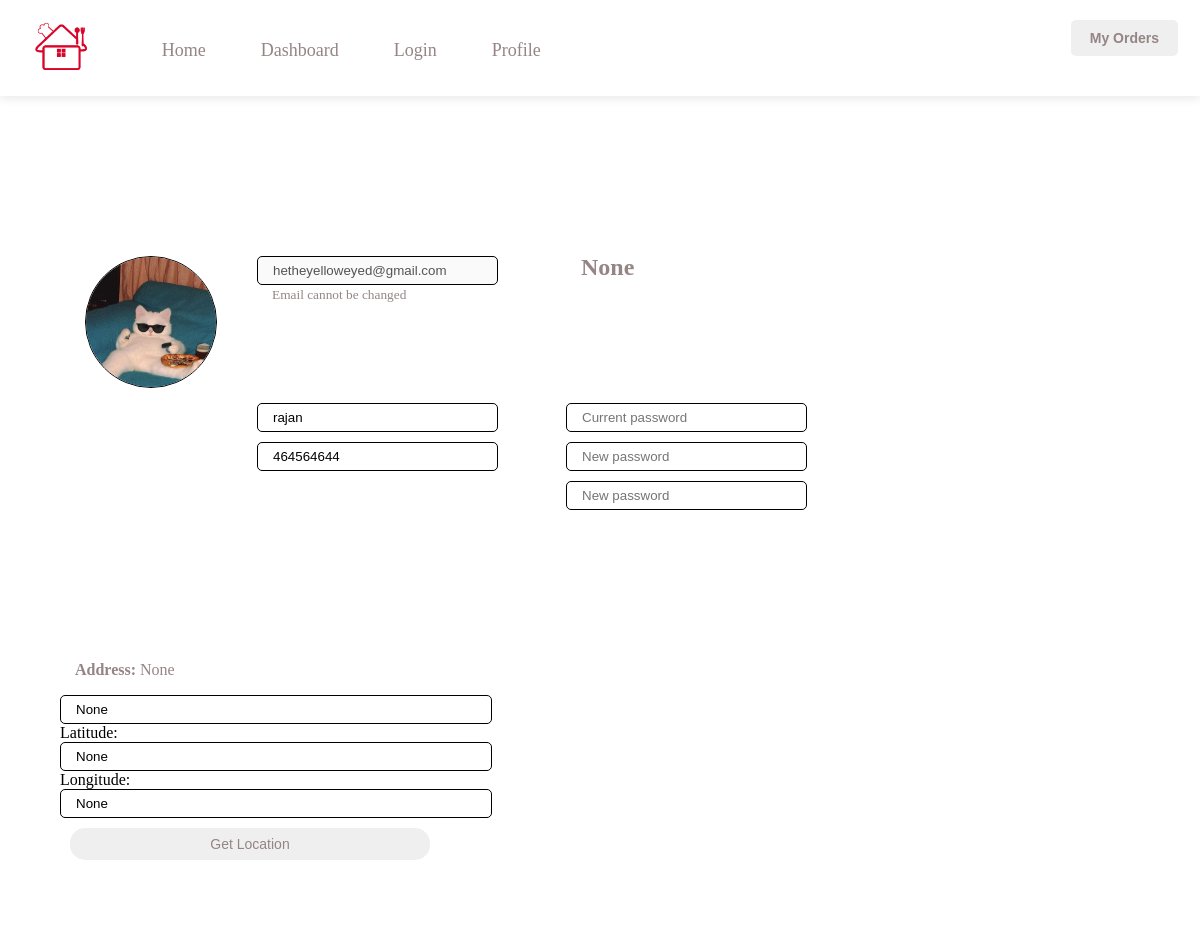
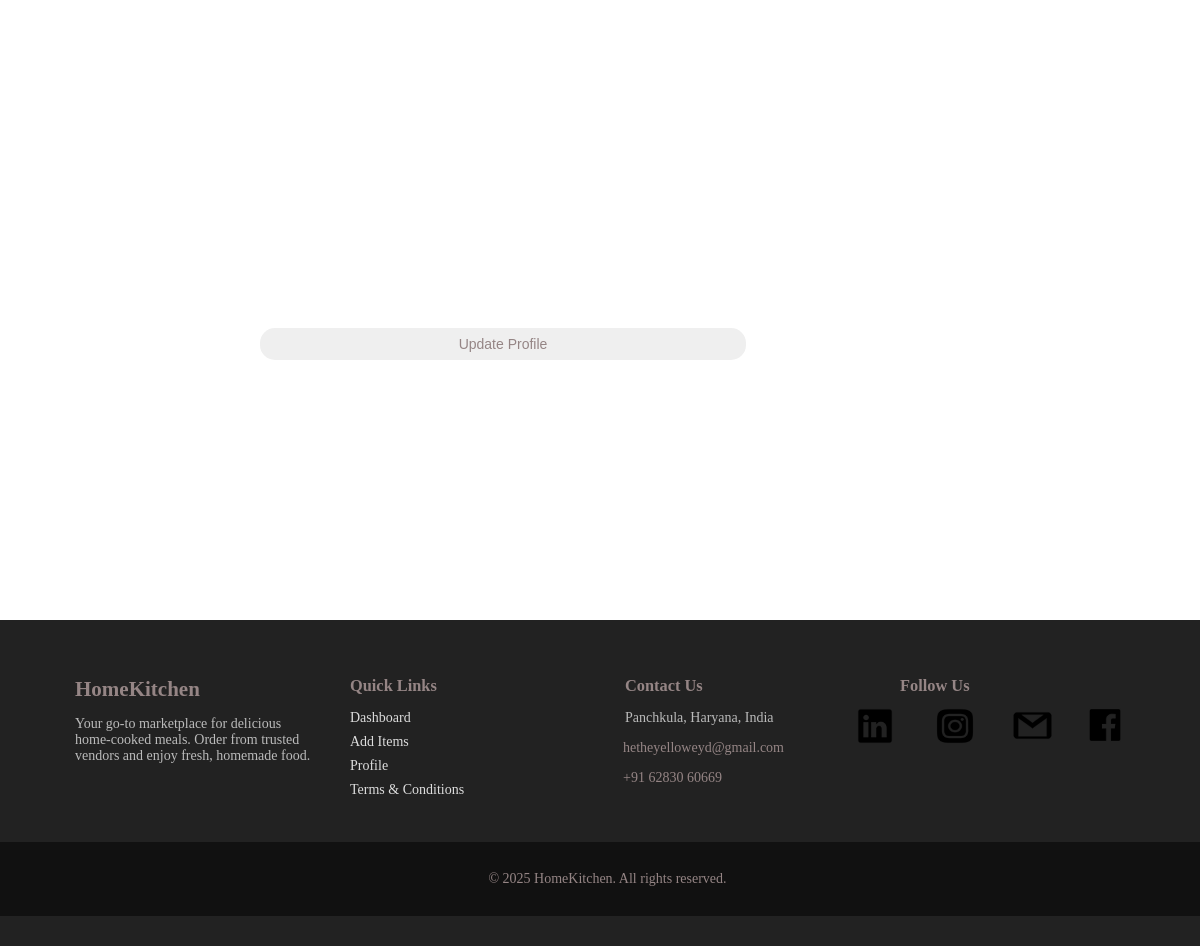
The page /profile (signed in) on the database its author committed (2 pictures, top to bottom).
### main.py (models this page shows, shortened)
class User(db.Model):
    id = db.Column(db.Integer, primary_key=True)
    name = db.Column(db.String(100), nullable=False)
    phone = db.Column(db.String(15), nullable= False, unique=True)
    email = db.Column(db.String(120), unique=True, nullable=False)
    password_hash = db.Column(db.String(200), nullable=False)
    upi_id = db.Column(db.String(50), nullable=True)
    role = db.Column(db.String(10), nullable=False)
    items = db.relationship('Item', backref='seller')
    created_at= db.Column(db.DateTime, default= datetime.datetime.utcnow)
    email_verified = db.Column(db.Boolean, default=False)
    business_name = db.Column(db.String(150), nullable=True, unique=True)
    terms_accepted = db.Column(db.Boolean, default=False)
    address = db.Column(db.String(255), nullable=True)
    latitude = db.Column(db.String(50), nullable=True)
    longitude = db.Column(db.String(50), nullable=True)

### main.py (the view, shortened to what this page needs)
@app.route('/profile', methods=['GET', 'POST'])
def profile():
    if 'user_id' not in session:
        flash('Please login to access your profile.', 'danger')
        return redirect(url_for('login'))
    user = db.session.get(User, session['user_id'])
    if not user:
        flash('User not found.', 'danger')
        return redirect(url_for('logout'))
    return render_template('profile.html', user=user)

### templates/profile.html (shortened to what this page needs)
{% extends "base.html" %}
{% block content %}
<div class="top-right-buttons">
    {% if user.role == 'vendor' %}
        <a href="{{ url_for('additems') }}"><button>Add Items</button></a>
    {% elif user.role == 'consumer' %}
        <a href="{{ url_for('my_orders') }}"><button>My Orders</button></a>
    {% endif %}
</div>
<div class="profile-container">
    <div class="profile">
        <form method="POST" action="{{ url_for('profile') }}" enctype="multipart/form-data">
            <div class='data'>
                <label for="profile_image">
                    <img id="profilePreview" src="{{ url_for('static', filename=user.photo if user.photo else 'images/default-user.jpg') }}"
                         alt="Profile Image" style="width: 130px; height: 130px; border: 1px solid #000; border-radius: 50%; margin-left: 25px; margin-top: 100px; margin-right: -10px;">
                </label>
                <div class='cred'>
                    <div class='unchangeable'>
                        <div>
                            <input type="email" placeholder='Email' id="email" value="{{ user.email }}" disabled><br>
                            <small class="text-muted">Email cannot be changed</small>
                        </div>
                        <h2 style='margin-top: -2px;'>{{ user.business_name }}</h2>
                    </div>
                    <div class= 'changeable'>
                        <div class= 'sub-change'>
                            <input type="text" placeholder='Name' id="name" name="name" value="{{ user.name }}" required>
                            <input type="tel" placeholder='Phone' id="phone" name="phone" value="{{ user.phone }}" required>
                        </div>
                        <div class= 'sub-change'>
                            <input type="password" placeholder='Current password' id="current_password" name="current_password">
                            <input type="password" placeholder='New password' id="new_password" name="new_password">
                            <input type="password" placeholder='New password' id="confirm_password" name="confirm_password">
                        </div>
                    </div>
                </div>
                <div class='address'>
                    <p><strong>Address:</strong> {{ user.address }}</p>
                    <input type="text" placeholder='Address' id="address" name="address" value="{{ user.address }}" required>
                    <label for="latitude">Latitude:</label>
                    <input type="text" id="latitude" name="latitude" value="{{ user.latitude }}" required>
                    <label for="longitude">Longitude:</label>
                    <input type="text" id="longitude" name="longitude" value="{{ user.longitude }}" required>
                    <button type="button" onclick="getLocation()">Get Location</button>
                    <div id="map" style="height: 400px; width: 400px; border-radius: 12px; margin-top: 10px;"></div>
                </div>
            </div>
            <button type="submit" class='profile-submit'>Update Profile</button>
        </form>
    </div>
{% endblock %}

### static/style/style.css (style rules this page uses)
body { margin: 0; padding: 0; font-family: 'Times New Roman', Times, serif }
h1, h2, h3, p,a { margin-left: 15px; color: #958585; text-decoration: none; }
button { margin: 10px; color: #958585; margin-left: 10px; padding: 8px 15px; font-size: 14px; width: 90%; border-radius: 15px; border: none; text-align: center; }
.card h4, small { margin-left: 15px; color: #958585; }
.top-right-buttons { position: absolute; top: 10px; right: 20px; display: flex; gap: 10px; }
.top-right-buttons button { color: #958585; padding: 10px 15px; border: none; border-radius: 5px; cursor: pointer; font-weight: bold; }
.profile-container { display: flex; margin: 10px; padding: 50px; justify-content: center; gap: 20px; }
.data { display: flex; flex-wrap: wrap; gap: 50px; }
.cred { margin-top: 100px; display: flex; flex-direction: column; gap: 100px; }
.unchangeable { display: flex; flex-wrap: wrap; gap: 100px; }
.changeable { display: flex; flex-wrap: wrap; gap: 100px; }
.sub-change { display: flex; flex-direction: column; gap: 10px; }
.address { display: flex; flex-direction: column; justify-content: flex-end; margin-top: 85px; }
.data input { width: 100%; height: auto; border: 0.5px #000000 solid; border-radius: 5px; padding: 6px 15px; }
.profile-submit { width: 45%; margin-top: -150px; margin-left: 200px; }

### rows shown on the page
User: email "hetheyelloweyed@gmail.com", business_name "None", name "rajan", phone "464564644", address "None", latitude "None", longitude "None"
